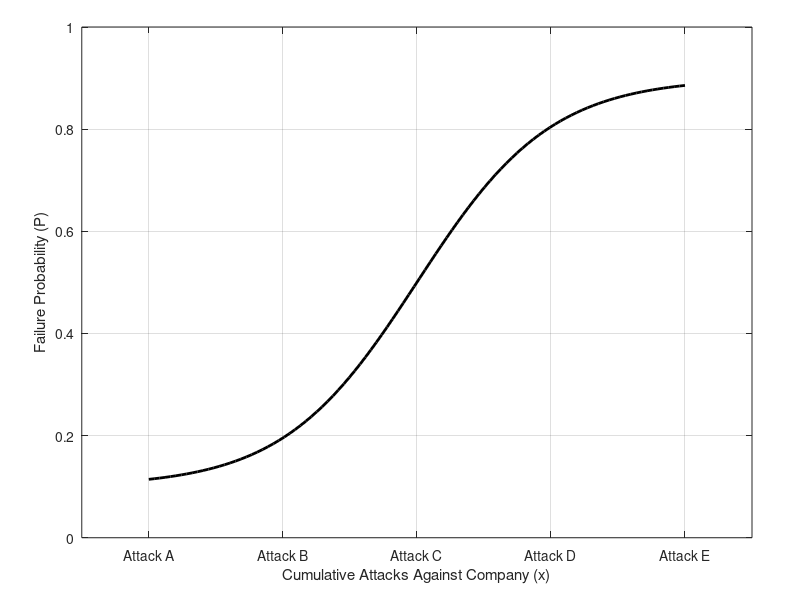

Source code (MATLAB):
% Adam Lewis 3rd Year Individual Project
% Student ID 11076422

% ChatGPT o3-mini-high was used to aid debugging and production of the 
% MATLAB visualisations in this project.

% MATLAB code to generate a generic fragility curve

plotWidth = 450;   % Width in pixels
plotHeight = 400;  % Height in pixels

% Define the attack combinations (x-axis)
attack_combinations = linspace(1, 5, 100);

% Define the failure probability (y-axis) with a sigmoidal function
failure_probability = 0.1 + 0.8 * (1 ./ (1 + exp(-2.0 * (attack_combinations - 3.0))));

% Trim the curve
failure_probability = max(0, min(1, failure_probability));

% Plot the fragility curve
figure('Color','w', 'Units','pixels', 'Position',[100 100 plotWidth plotHeight]);
plot(attack_combinations, failure_probability, 'k-', 'LineWidth', 2);
set(gcf, 'Color', 'white');
hold on;

% Label axes
xlabel('Cumulative Attacks Against Company (x)'); % Changed x-axis label
ylabel('Failure Probability (P)');

% x-axis limits
xlim([0.5, 5.5]); 

% y-axis limits
ylim([0, 1]); 

% x-axis ticks to match labels
xticks([1, 2, 3, 4, 5]);
xticklabels({'Attack A', 'Attack B', 'Attack C', 'Attack D', 'Attack E'});

grid on;
hold off;

% trim whitespace arund exterior of plot
ax = gca;
ti = get(ax, 'TightInset');
set(ax, 'LooseInset', [ti(1) + 0.02, ti(2) + 0.02, ti(3) + 0.06, ti(4) + 0.02]);

% Save the plot img
saveas(gcf, 'img_chapter_5_1_generic_fragility_curve.png');